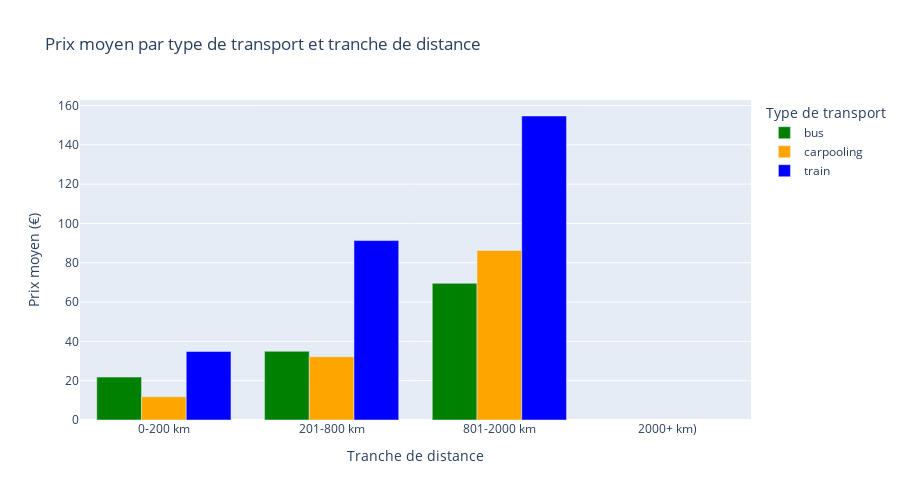

Write notebook code for a chart like this one.
### Markdown cell above
### 8.2 Prix moyen selon la Distance et le Type de Transport

### Code cell
price_by_distance = ticket.groupby(['distance_range', 'transport_type'])['price_eur'].mean().reset_index()

fig2 = px.bar(price_by_distance, x='distance_range', y='price_eur', color='transport_type', barmode='group',
               title='Prix moyen par type de transport et tranche de distance',
               labels={'distance_range': 'Tranche de distance', 'price_eur': 'Prix moyen (€)', 'transport_type': 'Type de transport'},
               color_discrete_map={
                   'train': 'blue',
                   'bus': 'green',
                   'carpooling': 'orange',
               })
fig2.update_layout(height=500)
fig2.show()

### Figure 1 — Plotly figure (JSON) as saved in the notebook; plotly's stock layout.template omitted (floating-point values rounded to 4 significant figures)
{"data": [{"alignmentgroup": "True", "hovertemplate": "Type de transport=bus<br>Tranche de distance=%{x}<br>Prix moyen (€)=%{y}<extra></extra>", "legendgroup": "bus", "marker": {"color": "green", "pattern": {"shape": ""}}, "name": "bus", "offsetgroup": "bus", "orientation": "v", "showlegend": true, "textposition": "auto", "type": "bar", "x": ["0-200 km", "201-800 km", "801-2000 km", "2000+ km)"], "xaxis": "x", "y": [21.83, 34.95, 69.5, NaN], "yaxis": "y"}, {"alignmentgroup": "True", "hovertemplate": "Type de transport=carpooling<br>Tranche de distance=%{x}<br>Prix moyen (€)=%{y}<extra></extra>", "legendgroup": "carpooling", "marker": {"color": "orange", "pattern": {"shape": ""}}, "name": "carpooling", "offsetgroup": "carpooling", "orientation": "v", "showlegend": true, "textposition": "auto", "type": "bar", "x": ["0-200 km", "201-800 km", "801-2000 km", "2000+ km)"], "xaxis": "x", "y": [11.77, 32.18, 86.27, NaN], "yaxis": "y"}, {"alignmentgroup": "True", "hovertemplate": "Type de transport=train<br>Tranche de distance=%{x}<br>Prix moyen (€)=%{y}<extra></extra>", "legendgroup": "train", "marker": {"color": "blue", "pattern": {"shape": ""}}, "name": "train", "offsetgroup": "train", "orientation": "v", "showlegend": true, "textposition": "auto", "type": "bar", "x": ["0-200 km", "201-800 km", "801-2000 km", "2000+ km)"], "xaxis": "x", "y": [34.88, 91.25, 154.6, NaN], "yaxis": "y"}], "layout": {"barmode": "group", "height": 500, "legend": {"title": {"text": "Type de transport"}, "tracegroupgap": 0}, "title": {"text": "Prix moyen par type de transport et tranche de distance"}, "xaxis": {"anchor": "y", "domain": [0, 1], "title": {"text": "Tranche de distance"}}, "yaxis": {"anchor": "x", "domain": [0, 1], "title": {"text": "Prix moyen (€)"}}}}
